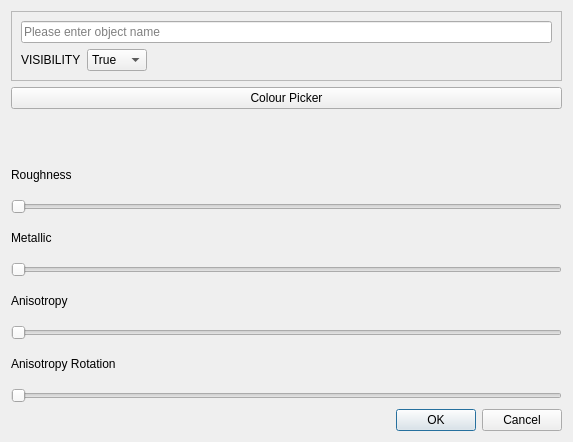
<?xml version="1.0" encoding="UTF-8"?>
<ui version="4.0">
 <class>OptionDialog</class>
 <widget class="QDialog" name="OptionDialog">
  <property name="geometry">
   <rect>
    <x>0</x>
    <y>0</y>
    <width>573</width>
    <height>442</height>
   </rect>
  </property>
  <property name="windowTitle">
   <string>Dialog</string>
  </property>
  <property name="autoFillBackground">
   <bool>true</bool>
  </property>
  <property name="styleSheet">
   <string notr="true"/>
  </property>
  <layout class="QVBoxLayout" name="verticalLayout_2">
   <item>
    <widget class="QFrame" name="frame">
     <property name="frameShape">
      <enum>QFrame::StyledPanel</enum>
     </property>
     <property name="frameShadow">
      <enum>QFrame::Raised</enum>
     </property>
     <layout class="QVBoxLayout" name="verticalLayout">
      <item>
       <widget class="QLineEdit" name="lineEdit">
        <property name="styleSheet">
         <string notr="true"/>
        </property>
        <property name="placeholderText">
         <string>Please enter object name</string>
        </property>
       </widget>
      </item>
      <item>
       <layout class="QHBoxLayout" name="horizontalLayout">
        <item>
         <widget class="QLabel" name="label">
          <property name="styleSheet">
           <string notr="true"/>
          </property>
          <property name="text">
           <string>VISIBILITY</string>
          </property>
         </widget>
        </item>
        <item>
         <widget class="QComboBox" name="comboBox">
          <property name="styleSheet">
           <string notr="true"/>
          </property>
          <item>
           <property name="text">
            <string>True</string>
           </property>
          </item>
          <item>
           <property name="text">
            <string>False</string>
           </property>
          </item>
         </widget>
        </item>
        <item>
         <spacer name="horizontalSpacer_4">
          <property name="orientation">
           <enum>Qt::Horizontal</enum>
          </property>
          <property name="sizeHint" stdset="0">
           <size>
            <width>40</width>
            <height>20</height>
           </size>
          </property>
         </spacer>
        </item>
       </layout>
      </item>
     </layout>
    </widget>
   </item>
   <item>
    <widget class="QPushButton" name="ColourDialog">
     <property name="styleSheet">
      <string notr="true"/>
     </property>
     <property name="text">
      <string>Colour Picker</string>
     </property>
    </widget>
   </item>
   <item>
    <widget class="QLabel" name="DispColour">
     <property name="autoFillBackground">
      <bool>true</bool>
     </property>
     <property name="styleSheet">
      <string notr="true"/>
     </property>
     <property name="text">
      <string/>
     </property>
     <property name="wordWrap">
      <bool>false</bool>
     </property>
    </widget>
   </item>
   <item>
    <widget class="QLabel" name="label_2">
     <property name="sizePolicy">
      <sizepolicy hsizetype="Fixed" vsizetype="Preferred">
       <horstretch>0</horstretch>
       <verstretch>0</verstretch>
      </sizepolicy>
     </property>
     <property name="text">
      <string>Roughness</string>
     </property>
    </widget>
   </item>
   <item>
    <widget class="QSlider" name="RoughnessSlider">
     <property name="maximum">
      <number>100</number>
     </property>
     <property name="orientation">
      <enum>Qt::Horizontal</enum>
     </property>
    </widget>
   </item>
   <item>
    <widget class="QLabel" name="label_3">
     <property name="text">
      <string>Metallic</string>
     </property>
    </widget>
   </item>
   <item>
    <widget class="QSlider" name="MetallicSlider">
     <property name="maximum">
      <number>100</number>
     </property>
     <property name="pageStep">
      <number>1</number>
     </property>
     <property name="value">
      <number>0</number>
     </property>
     <property name="orientation">
      <enum>Qt::Horizontal</enum>
     </property>
    </widget>
   </item>
   <item>
    <widget class="QLabel" name="label_4">
     <property name="text">
      <string>Anisotropy</string>
     </property>
    </widget>
   </item>
   <item>
    <widget class="QSlider" name="AnisotropySlider">
     <property name="maximum">
      <number>100</number>
     </property>
     <property name="orientation">
      <enum>Qt::Horizontal</enum>
     </property>
    </widget>
   </item>
   <item>
    <widget class="QLabel" name="label_5">
     <property name="text">
      <string>Anisotropy Rotation</string>
     </property>
    </widget>
   </item>
   <item>
    <widget class="QSlider" name="AnisotropyRotation">
     <property name="maximum">
      <number>100</number>
     </property>
     <property name="orientation">
      <enum>Qt::Horizontal</enum>
     </property>
    </widget>
   </item>
   <item>
    <widget class="QDialogButtonBox" name="buttonBox">
     <property name="orientation">
      <enum>Qt::Horizontal</enum>
     </property>
     <property name="standardButtons">
      <set>QDialogButtonBox::Cancel|QDialogButtonBox::Ok</set>
     </property>
    </widget>
   </item>
  </layout>
 </widget>
 <resources/>
 <connections>
  <connection>
   <sender>buttonBox</sender>
   <signal>accepted()</signal>
   <receiver>OptionDialog</receiver>
   <slot>accept()</slot>
   <hints>
    <hint type="sourcelabel">
     <x>248</x>
     <y>254</y>
    </hint>
    <hint type="destinationlabel">
     <x>157</x>
     <y>274</y>
    </hint>
   </hints>
  </connection>
  <connection>
   <sender>buttonBox</sender>
   <signal>rejected()</signal>
   <receiver>OptionDialog</receiver>
   <slot>reject()</slot>
   <hints>
    <hint type="sourcelabel">
     <x>316</x>
     <y>260</y>
    </hint>
    <hint type="destinationlabel">
     <x>286</x>
     <y>274</y>
    </hint>
   </hints>
  </connection>
 </connections>
</ui>
